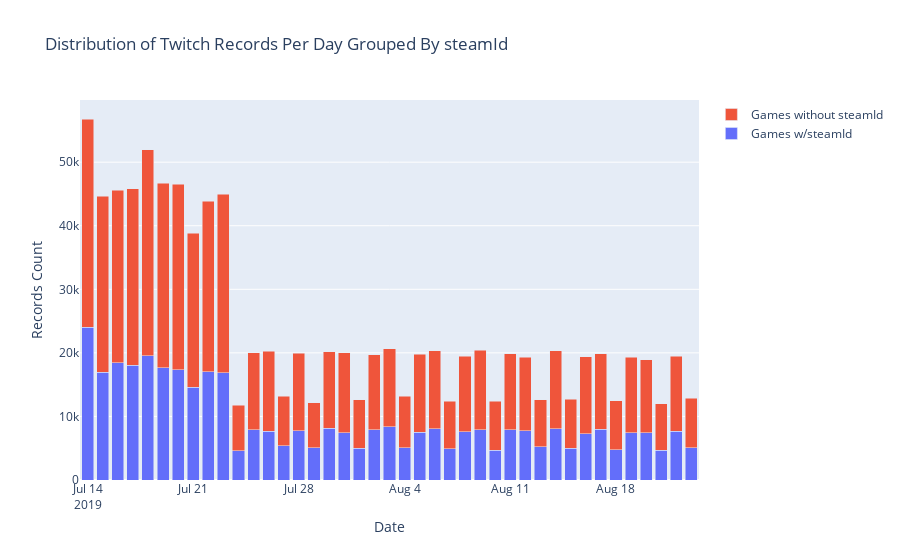

The notebook cell this image was saved under:
### Markdown cell above
## This is counts of Twitch records by day grouped by a tie to Steam

### Code cell
steam_grouped_df = db['twitchhistorical'].aggregate([
{"$match": {"steamId": {"$exists": True}}},
{"$group":  {"_id": {"$dateToString": {"format": "%Y-%m-%d", "date": "$date"}},
             "count" : { "$sum" : 1} } },
{"$sort": {"_id": 1}}
])

steam_grouped_df = pd.DataFrame(list(steam_grouped_df))
steam_grouped_df.rename(columns={steam_grouped_df.columns[0] : 'date'}, inplace=True)

nonsteam_grouped_df = db['twitchhistorical'].aggregate([
{"$match": {"steamId": {"$exists": False}}},
{"$group":  {"_id": {"$dateToString": {"format": "%Y-%m-%d", "date": "$date"}},
             "count" : { "$sum" : 1} } },
{"$sort": {"_id": 1}}
])

nonsteam_grouped_df = pd.DataFrame(list(nonsteam_grouped_df))
nonsteam_grouped_df.rename(columns={nonsteam_grouped_df.columns[0] : 'date'}, inplace=True)

# https://plot.ly/python/bar-charts/#stacked-bar-chart

steamTrace = Bar(
    x=steam_grouped_df['date'],
    y=steam_grouped_df['count'],
    name='Games w/steamId'
)
nonSteamTrace = Bar(
    x=nonsteam_grouped_df['date'],
    y=nonsteam_grouped_df['count'],
    name='Games without steamId'
)

data = [steamTrace, nonSteamTrace]

layout = Layout(
        title='Distribution of Twitch Records Per Day Grouped By steamId',
        xaxis=dict(
            title='Date'
        ),
        yaxis=dict(
            title='Records Count'
        ),
        barmode='stack'
    )

fig = Figure(data=data, layout=layout)

iplot(fig)

### Figure 1 — Plotly figure (JSON) as saved in the notebook; plotly's stock layout.template omitted (floating-point values rounded to 4 significant figures)
{"data": [{"name": "Games w/steamId", "type": "bar", "x": ["2019-07-14", "2019-07-15", "2019-07-16", "2019-07-17", "2019-07-18", "2019-07-19", "2019-07-20", "2019-07-21", "2019-07-22", "2019-07-23", "2019-07-24", "2019-07-25", "2019-07-26", "2019-07-27", "2019-07-28", "2019-07-29", "2019-07-30", "2019-07-31", "2019-08-01", "2019-08-02", "2019-08-03", "2019-08-04", "2019-08-05", "2019-08-06", "2019-08-07", "2019-08-08", "2019-08-09", "2019-08-10", "2019-08-11", "2019-08-12", "2019-08-13", "2019-08-14", "2019-08-15", "2019-08-16", "2019-08-17", "2019-08-18", "2019-08-19", "2019-08-20", "2019-08-21", "2019-08-22", "2019-08-23"], "y": [24004, 16988, 18423, 18033, 19570, 17635, 17365, 14602, 17003, 16842, 4636, 7878, 7679, 5402, 7767, 5038, 8103, 7446, 4973, 7904, 8347, 5043, 7491, 8098, 4942, 7569, 7905, 4677, 7870, 7759, 5253, 8086, 5012, 7276, 8014, 4765, 7461, 7416, 4703, 7671, 5081]}, {"name": "Games without steamId", "type": "bar", "x": ["2019-07-14", "2019-07-15", "2019-07-16", "2019-07-17", "2019-07-18", "2019-07-19", "2019-07-20", "2019-07-21", "2019-07-22", "2019-07-23", "2019-07-24", "2019-07-25", "2019-07-26", "2019-07-27", "2019-07-28", "2019-07-29", "2019-07-30", "2019-07-31", "2019-08-01", "2019-08-02", "2019-08-03", "2019-08-04", "2019-08-05", "2019-08-06", "2019-08-07", "2019-08-08", "2019-08-09", "2019-08-10", "2019-08-11", "2019-08-12", "2019-08-13", "2019-08-14", "2019-08-15", "2019-08-16", "2019-08-17", "2019-08-18", "2019-08-19", "2019-08-20", "2019-08-21", "2019-08-22", "2019-08-23"], "y": [32789, 27688, 27186, 27766, 32357, 29044, 29176, 24202, 26847, 28123, 7146, 12166, 12554, 7784, 12195, 7153, 12090, 12543, 7631, 11835, 12293, 8151, 12296, 12262, 7431, 11875, 12523, 7736, 11994, 11536, 7412, 12219, 7710, 12138, 11820, 7711, 11883, 11515, 7305, 11817, 7742]}], "layout": {"barmode": "stack", "title": {"text": "Distribution of Twitch Records Per Day Grouped By steamId"}, "xaxis": {"title": {"text": "Date"}}, "yaxis": {"title": {"text": "Records Count"}}}}
